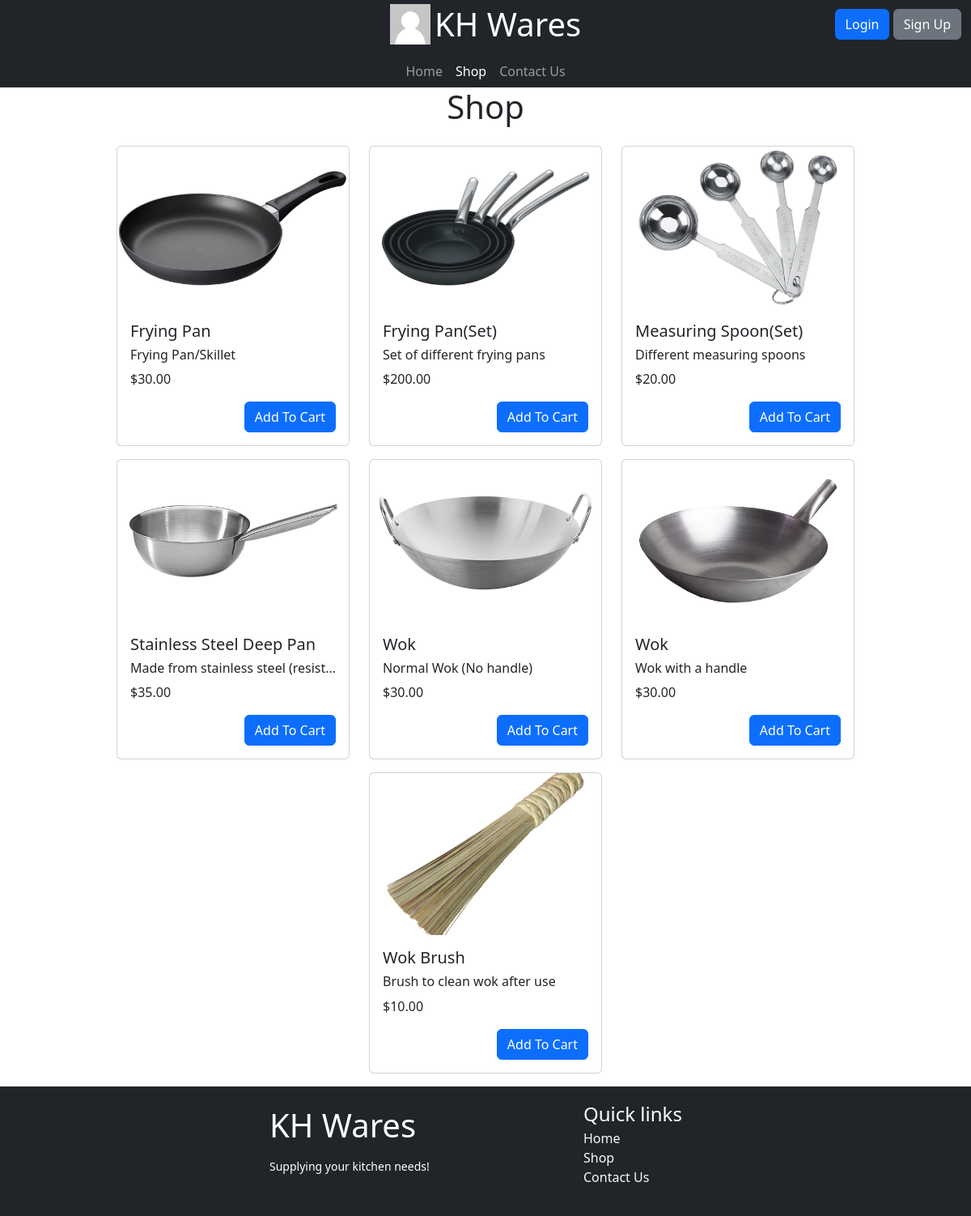
/Store, run on the app's committed database.
### database_models/CartDBModel.py (models this page shows)
class Item(db.Model):
    id = db.Column(db.Integer, primary_key=True)
    cart_items = db.relationship("Cart_Item",backref="item")
    orders = db.relationship("Order_Item",backref="item")
    name = db.Column(db.String,nullable=False)
    price = db.Column(db.Float,nullable=False)
    description = db.Column(db.String)
    quantity = db.Column(db.Integer, nullable=False, default=0)
    images = db.Column(db.PickleType,default=[])
    category = db.Column(db.String)

### routes/store.py (the view)
@blueprint.route("/Store")
def displayitem():
    item = Item.query.all()
    return render_template("inventory/Store.html", itemsList= item)

### templates/inventory/Store.html (shortened to what this page needs)
{% extends 'base.html' %}
{% set active_page = "Shop" %}
{% block main %}
<div class="container mb-3">
    <h1 class="text-center">Shop</h1>
    <div class="row justify-content-center">
        {% if itemsList %}
        {% for i in itemsList %}
        <div class="col-auto">
            <div class="card col-auto mt-3" style="width: 18rem;">
                <div>
                    <img src="{{ url_for('static', filename='items/' + i.images[0]) }}"
                        onclick="location.href='{{url_for('Store.itempage',id=i.id)}}'" class="card-img-top mx-0 w-100"
                        style="object-fit:cover; height:200px;">
                </div>
                <div class="card-body">
                    <h5 class="card-title">{{i.name}}</h5>
                    <h6 class="card-text text-truncate">{{i.description}}</h6>
                    <p class="card-text">{{ "$%.2f"|format(i.price) }}</p>
                    <form action="{{ url_for('cart.add_to_cart',id=i.id) }}" method="post">
                        <button type="submit" class="btn btn-primary float-end add-to-cart" value="{{ i.id }}">Add To Cart</button>
                    </form>
                </div>
            </div>
        </div>
        {% endfor %}
        {% else %}
        <h3 class="fw-light text-center">No Items Currently In Store</h3>
        {% endif %}
    </div>
</div>
{% endblock %}

### data on the page
Item: shows a picture, name "Frying Pan", description "Frying Pan/Skillet", price "$30.00", {{ i.id }} 1 (drawn)
Item: shows a picture, name "Frying Pan(Set)", description "Set of different frying pans", price "$200.00", {{ i.id }} 2 (drawn)
Item: shows a picture, name "Measuring Spoon(Set)", description "Different measuring spoons", price "$20.00", {{ i.id }} 3 (drawn)
Item: shows a picture, name "Stainless Steel Deep Pan", description "Made from stainless steel (resist…", price "$35.00", {{ i.id }} 4 (drawn)
Item: shows a picture, name "Wok", description "Normal Wok (No handle)", price "$30.00", {{ i.id }} 5 (drawn)
Item: shows a picture, name "Wok", description "Wok with a handle", price "$30.00", {{ i.id }} 6 (drawn)
Item: shows a picture, name "Wok Brush", description "Brush to clean wok after use", price "$10.00", {{ i.id }} 7 (drawn)
